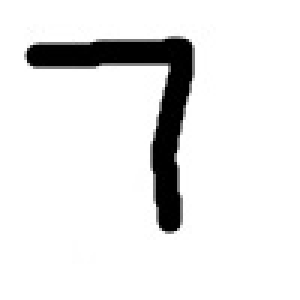
#> input picture tests/p1-1.jpg, 100 x 100 px (shown 3 times larger)
$ python cv2_brisk1.py
#> lines starting #> are read from the running program, lines starting #| are printed output that depends on the picture
import cv2
import numpy as np
import skimage.measure
from matplotlib import pyplot as plt

PATH = '../tests/'
SIZE = 56


def normalize1(img):
    img = cv2.resize(img, (SIZE, SIZE))
    # ret, thresh = cv2.threshold(img, 127, 255, 0)
    return img


def normalize2(img):
    img = skimage.measure.block_reduce(img, (2, 2), np.max)
    img = cv2.resize(img, (SIZE, SIZE))
    # ret, thresh = cv2.threshold(img, 127, 255, 0)
    return img


def normalize(img):
    return normalize1(img)


# im1 = cv2.imread(f'k1.png', cv2.IMREAD_GRAYSCALE)
# im2 = cv2.imread(f's1.png', cv2.IMREAD_GRAYSCALE)
# im3 = cv2.imread(f's2.png', cv2.IMREAD_GRAYSCALE)
im1 = cv2.imread(f'{PATH}p1-1.jpg', cv2.IMREAD_GRAYSCALE)
#> im1 is the input picture: shape (100, 100); min 0, max 255, mean 231.9
im2 = cv2.imread(f'{PATH}p1-2.jpg', cv2.IMREAD_GRAYSCALE)
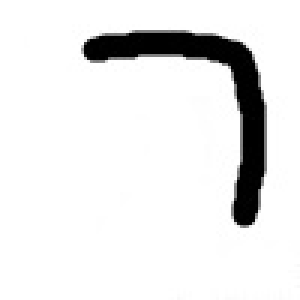
#> input picture tests/p1-2.jpg, 100 x 100 px (shown 3 times larger)
#> im2 is the input picture: shape (100, 100); min 0, max 255, mean 232
im3 = cv2.imread(f'{PATH}p4-2.jpg', cv2.IMREAD_GRAYSCALE)
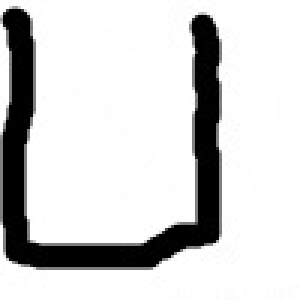
#> input picture tests/p4-2.jpg, 100 x 100 px (shown 3 times larger)
#> im3 is the input picture: shape (100, 100); min 0, max 255, mean 209.2
# im1 = normalize(im1)
# im2 = normalize(im2)
# im3 = normalize(im3)

br = cv2.BRISK_create()
kp1 = br.detect(im1, None)
#> kp1 = 4 keypoints; (x, y, size): (57, 76, 13.9), (58, 52, 13.6), (58, 52, 24.1), (50, 51, 28.9)
kp1, des1 = br.compute(im1, kp1)

kp2 = br.detect(im2, None)
#> kp2 = 1 keypoints; (x, y, size): (76, 22, 14)
kp2, des2 = br.compute(im2, kp2)

kp3 = br.detect(im3, None)
#> kp3 = 2 keypoints; (x, y, size): (64, 73, 13.3), (72, 24, 13.6)
kp3, des3 = br.compute(im3, kp3)

bf = cv2.BFMatcher_create(cv2.NORM_HAMMING, crossCheck=True)
m1 = bf.match(des1, des2)
#> m1 = 1 matches
# [14 lines of commented-out code are left out]

img3 = cv2.drawMatches(im1, kp1, im2, kp2, m1[:10], outImg=None, flags=2)
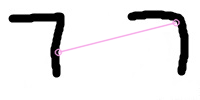
#> img3: shape (100, 200, 3); mean of channels 0, 1, 2 232, 231.4, 232.2; drawn as B, G, R
plt.imshow(img3), plt.show()
